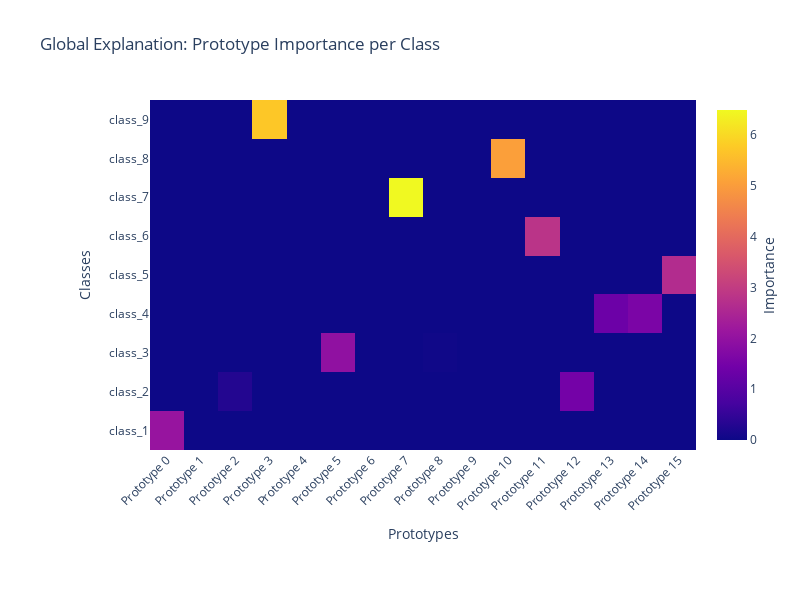

This figure's notebook cell:
### Code cell
show_global_explanation(net, classes)

### Figure 1 — Plotly figure (JSON) as saved in the notebook; plotly's stock layout.template omitted (floating-point values rounded to 4 significant figures; data arrays with more than 128 entries replaced by an {"elided": "..."} marker saying what was removed)
{"data": [{"colorbar": {"title": {"side": "right", "text": "Importance"}}, "colorscale": [[0, "#0d0887"], [0.1111, "#46039f"], [0.2222, "#7201a8"], [0.3333, "#9c179e"], [0.4444, "#bd3786"], [0.5556, "#d8576b"], [0.6667, "#ed7953"], [0.7778, "#fb9f3a"], [0.8889, "#fdca26"], [1, "#f0f921"]], "hoverongaps": false, "type": "heatmap", "x": ["Prototype 0", "Prototype 1", "Prototype 2", "Prototype 3", "Prototype 4", "Prototype 5", "Prototype 6", "Prototype 7", "Prototype 8", "Prototype 9", "Prototype 10", "Prototype 11", "Prototype 12", "Prototype 13", "Prototype 14", "Prototype 15"], "y": ["class_1", "class_2", "class_3", "class_4", "class_5", "class_6", "class_7", "class_8", "class_9"], "z": {"elided": "9x16 float values"}}], "layout": {"height": 600, "margin": {"b": 150, "l": 150, "r": 50, "t": 100}, "title": {"text": "Global Explanation: Prototype Importance per Class"}, "width": 800, "xaxis": {"tickangle": -45, "title": {"text": "Prototypes"}}, "yaxis": {"title": {"text": "Classes"}}}}
